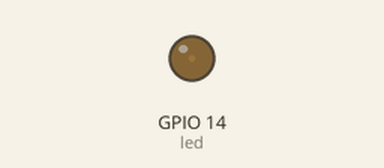
The program below on a simulated Raspberry Pi (BCM pin numbers). Parts: output pins drawn as LEDs (lit = HIGH).

Above: at 0.05 s.
At 1.8 s:
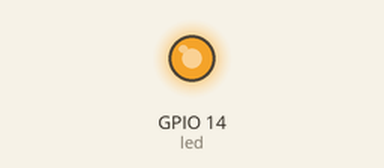
At 2.65 s:
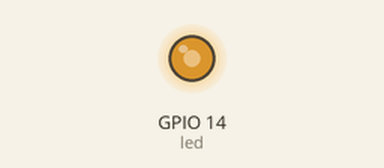
At 3.55 s:
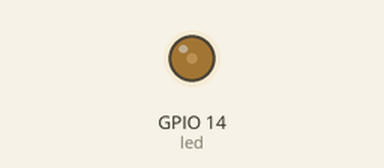
Timing chart, 0 to 5.2 s (numbered marks = the images above):
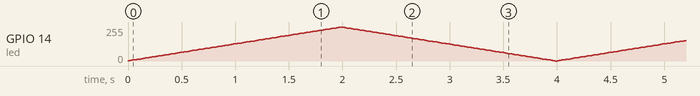

The program:

ledfade.py
```python
# modulos necessarios
import RPi.GPIO as GPIO
import time
import signal
import sys

# para poder usar os pinos
GPIO.setmode(GPIO.BCM)

# pino a ser usado
led = 14

# limpar a GPIO, caso preciso
def limpa(signal, frame):
    GPIO.cleanup()
    sys.exit(0)

signal.signal(signal.SIGINT, limpa)

# define pino como saida
GPIO.setup(led, GPIO.OUT)

# define e comeca a PWM (pulse-width modulation)
pwm = GPIO.PWM(led, 1000)
pwm.start(0)

# vars de controle
brilho = 0
fade = 1

while True:

    brilho += fade

    pwm.ChangeDutyCycle(brilho)

    if brilho == 0 or brilho == 100:
        fade = -fade

    time.sleep(0.02)
```
